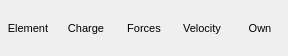
<?xml version="1.0" encoding="UTF-8"?>
<ui version="4.0">
 <class>ViewColourSchemePopup</class>
 <widget class="QWidget" name="ViewColourSchemePopup">
  <property name="geometry">
   <rect>
    <x>0</x>
    <y>0</y>
    <width>288</width>
    <height>56</height>
   </rect>
  </property>
  <property name="sizePolicy">
   <sizepolicy hsizetype="Minimum" vsizetype="Minimum">
    <horstretch>0</horstretch>
    <verstretch>0</verstretch>
   </sizepolicy>
  </property>
  <property name="font">
   <font>
    <pointsize>8</pointsize>
   </font>
  </property>
  <property name="windowTitle">
   <string>View ColourScheme Popup</string>
  </property>
  <layout class="QHBoxLayout" name="horizontalLayout">
   <property name="spacing">
    <number>2</number>
   </property>
   <property name="margin">
    <number>0</number>
   </property>
   <item>
    <widget class="TMenuButton" name="ElementButton">
     <property name="minimumSize">
      <size>
       <width>56</width>
       <height>56</height>
      </size>
     </property>
     <property name="maximumSize">
      <size>
       <width>56</width>
       <height>56</height>
      </size>
     </property>
     <property name="toolTip">
      <string>Colour atoms by atomic charge</string>
     </property>
     <property name="text">
      <string>Element</string>
     </property>
     <property name="icon">
      <iconset resource="icons.qrc">
       <normaloff>:/colourscheme/icons/colourscheme_element.png</normaloff>:/colourscheme/icons/colourscheme_element.png</iconset>
     </property>
     <property name="iconSize">
      <size>
       <width>30</width>
       <height>30</height>
      </size>
     </property>
     <property name="shortcut">
      <string>Ctrl+7</string>
     </property>
     <property name="checkable">
      <bool>true</bool>
     </property>
     <property name="autoExclusive">
      <bool>false</bool>
     </property>
     <property name="toolButtonStyle">
      <enum>Qt::ToolButtonTextUnderIcon</enum>
     </property>
     <property name="autoRaise">
      <bool>true</bool>
     </property>
    </widget>
   </item>
   <item>
    <widget class="TMenuButton" name="ChargeButton">
     <property name="minimumSize">
      <size>
       <width>56</width>
       <height>56</height>
      </size>
     </property>
     <property name="maximumSize">
      <size>
       <width>56</width>
       <height>56</height>
      </size>
     </property>
     <property name="toolTip">
      <string>Colour atoms by atomic charge</string>
     </property>
     <property name="text">
      <string>Charge</string>
     </property>
     <property name="icon">
      <iconset resource="icons.qrc">
       <normaloff>:/colourscheme/icons/colourscheme_charge.png</normaloff>:/colourscheme/icons/colourscheme_charge.png</iconset>
     </property>
     <property name="iconSize">
      <size>
       <width>30</width>
       <height>30</height>
      </size>
     </property>
     <property name="shortcut">
      <string>Ctrl+7</string>
     </property>
     <property name="checkable">
      <bool>true</bool>
     </property>
     <property name="autoExclusive">
      <bool>false</bool>
     </property>
     <property name="toolButtonStyle">
      <enum>Qt::ToolButtonTextUnderIcon</enum>
     </property>
     <property name="autoRaise">
      <bool>true</bool>
     </property>
    </widget>
   </item>
   <item>
    <widget class="TMenuButton" name="ForceButton">
     <property name="minimumSize">
      <size>
       <width>56</width>
       <height>56</height>
      </size>
     </property>
     <property name="maximumSize">
      <size>
       <width>56</width>
       <height>56</height>
      </size>
     </property>
     <property name="toolTip">
      <string>Colour atoms by the magnitude of their force</string>
     </property>
     <property name="text">
      <string>Forces</string>
     </property>
     <property name="icon">
      <iconset resource="icons.qrc">
       <normaloff>:/colourscheme/icons/colourscheme_force.png</normaloff>:/colourscheme/icons/colourscheme_force.png</iconset>
     </property>
     <property name="iconSize">
      <size>
       <width>30</width>
       <height>30</height>
      </size>
     </property>
     <property name="shortcut">
      <string>Ctrl+8</string>
     </property>
     <property name="checkable">
      <bool>true</bool>
     </property>
     <property name="autoExclusive">
      <bool>false</bool>
     </property>
     <property name="toolButtonStyle">
      <enum>Qt::ToolButtonTextUnderIcon</enum>
     </property>
     <property name="autoRaise">
      <bool>true</bool>
     </property>
    </widget>
   </item>
   <item>
    <widget class="TMenuButton" name="VelocityButton">
     <property name="minimumSize">
      <size>
       <width>56</width>
       <height>56</height>
      </size>
     </property>
     <property name="maximumSize">
      <size>
       <width>56</width>
       <height>56</height>
      </size>
     </property>
     <property name="toolTip">
      <string>Colour atoms by the magnitude of their velocity</string>
     </property>
     <property name="text">
      <string>Velocity</string>
     </property>
     <property name="icon">
      <iconset resource="icons.qrc">
       <normaloff>:/colourscheme/icons/colourscheme_velocity.png</normaloff>:/colourscheme/icons/colourscheme_velocity.png</iconset>
     </property>
     <property name="iconSize">
      <size>
       <width>30</width>
       <height>30</height>
      </size>
     </property>
     <property name="shortcut">
      <string>Ctrl+9</string>
     </property>
     <property name="checkable">
      <bool>true</bool>
     </property>
     <property name="autoExclusive">
      <bool>false</bool>
     </property>
     <property name="toolButtonStyle">
      <enum>Qt::ToolButtonTextUnderIcon</enum>
     </property>
     <property name="autoRaise">
      <bool>true</bool>
     </property>
    </widget>
   </item>
   <item>
    <widget class="TMenuButton" name="OwnButton">
     <property name="minimumSize">
      <size>
       <width>56</width>
       <height>56</height>
      </size>
     </property>
     <property name="maximumSize">
      <size>
       <width>56</width>
       <height>56</height>
      </size>
     </property>
     <property name="toolTip">
      <string>Colour atoms according to their individually-assigned colours</string>
     </property>
     <property name="text">
      <string>Own</string>
     </property>
     <property name="icon">
      <iconset resource="icons.qrc">
       <normaloff>:/colourscheme/icons/colourscheme_own.png</normaloff>:/colourscheme/icons/colourscheme_own.png</iconset>
     </property>
     <property name="iconSize">
      <size>
       <width>30</width>
       <height>30</height>
      </size>
     </property>
     <property name="shortcut">
      <string>Ctrl+0, Ctrl+S</string>
     </property>
     <property name="checkable">
      <bool>true</bool>
     </property>
     <property name="autoExclusive">
      <bool>false</bool>
     </property>
     <property name="toolButtonStyle">
      <enum>Qt::ToolButtonTextUnderIcon</enum>
     </property>
     <property name="autoRaise">
      <bool>true</bool>
     </property>
    </widget>
   </item>
  </layout>
 </widget>
 <customwidgets>
  <customwidget>
   <class>TMenuButton</class>
   <extends>QToolButton</extends>
   <header>tmenubutton.hui</header>
  </customwidget>
 </customwidgets>
 <resources>
  <include location="icons.qrc"/>
 </resources>
 <connections/>
</ui>
